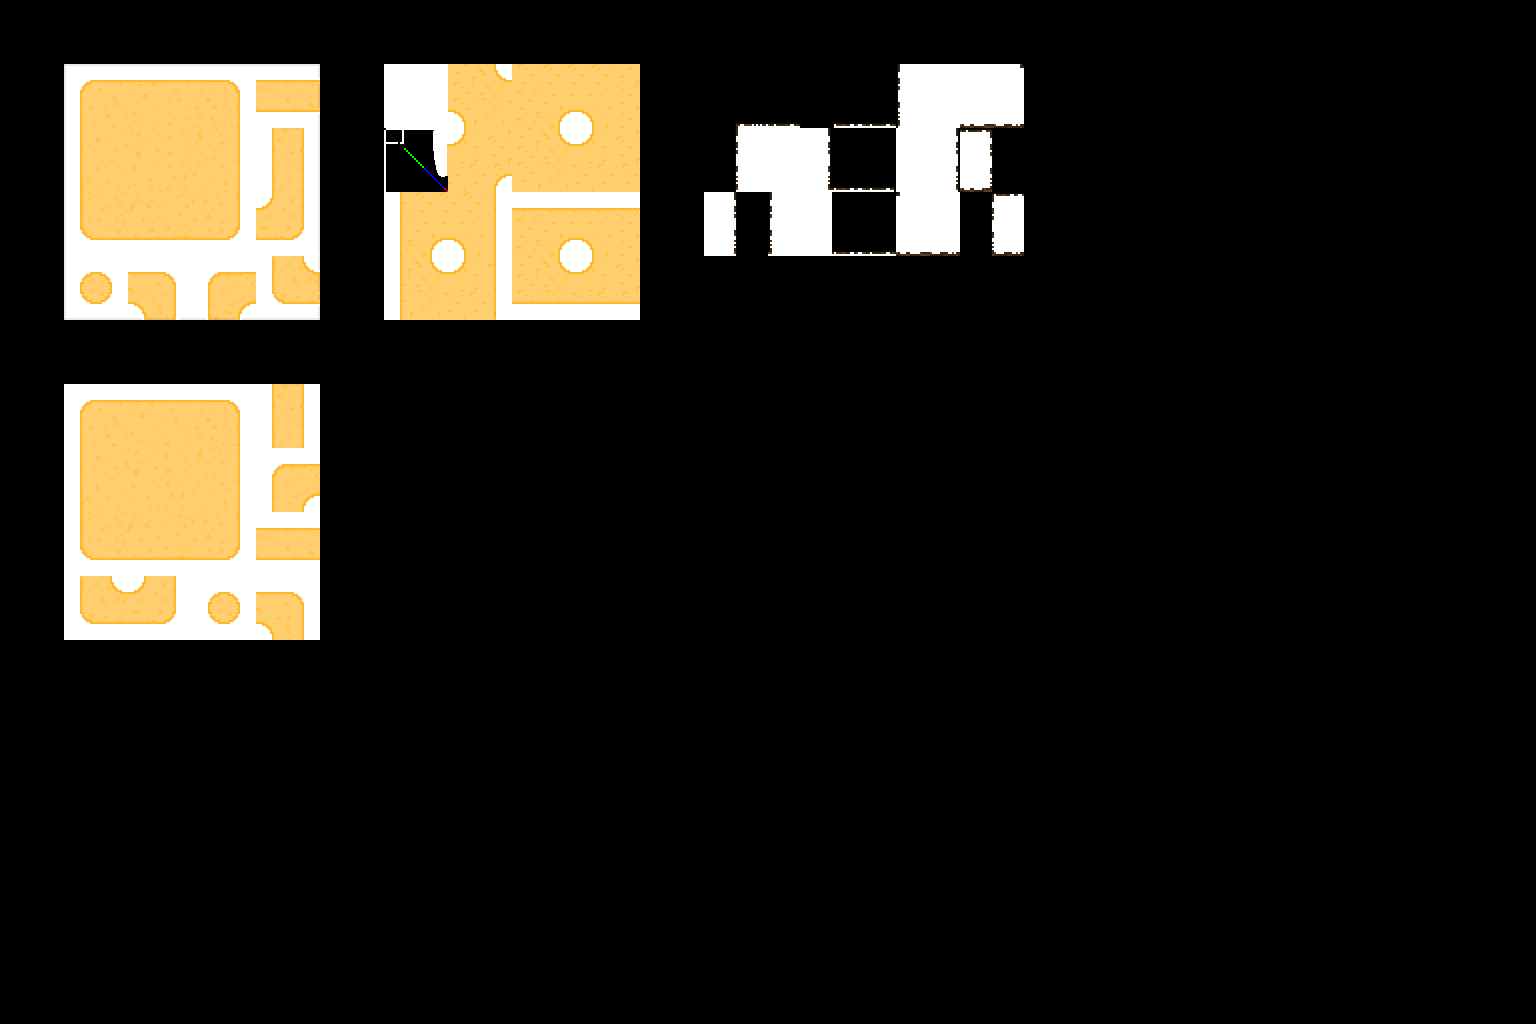

Rendered tile map (Tiled .tmx) drawn with the repository's tilesets; below, a short description and the full map source, tile grids included:
An orthogonal 24x16 tile map with 64x64 px tiles, 1 tile layer (Tile Layer 1), 4 tilesets.

<map version="1.0" tiledversion="1.0.1" orientation="orthogonal" renderorder="left-down" width="24" height="16" tilewidth="64" tileheight="64" nextobjectid="1">
 <tileset firstgid="1" source="../Tiled_Tileset/base.tsx" />
 <tileset firstgid="17" source="../Tiled_Tileset/base2.tsx" />
 <tileset firstgid="33" source="../Tiled_Tileset/cliff_full.tsx" />
 <tileset firstgid="57" source="../Tiled_Tileset/base1.tsx" />
 <layer name="Tile Layer 1" width="24" height="16">
  <data encoding="csv">
0,0,0,0,0,0,0,0,0,0,0,0,0,0,0,0,0,0,0,0,0,0,0,0,
0,1,2,3,4,0,17,18,19,20,0,33,34,35,36,37,0,0,0,0,0,0,0,0,
0,5,6,7,8,0,21,22,23,24,0,41,42,43,44,45,0,0,0,0,0,0,0,0,
0,9,10,11,12,0,25,26,27,28,0,49,50,51,52,53,0,0,0,0,0,0,0,0,
0,13,14,15,16,0,29,30,31,32,0,0,0,0,0,0,0,0,0,0,0,0,0,0,
0,0,0,0,0,0,0,0,0,0,0,0,0,0,0,0,0,0,0,0,0,0,0,0,
0,57,58,59,60,0,0,0,0,0,0,0,0,0,0,0,0,0,0,0,0,0,0,0,
0,61,62,63,64,0,0,0,0,0,0,0,0,0,0,0,0,0,0,0,0,0,0,0,
0,65,66,67,68,0,0,0,0,0,0,0,0,0,0,0,0,0,0,0,0,0,0,0,
0,69,70,71,72,0,0,0,0,0,0,0,0,0,0,0,0,0,0,0,0,0,0,0,
0,0,0,0,0,0,0,0,0,0,0,0,0,0,0,0,0,0,0,0,0,0,0,0,
0,0,0,0,0,0,0,0,0,0,0,0,0,0,0,0,0,0,0,0,0,0,0,0,
0,0,0,0,0,0,0,0,0,0,0,0,0,0,0,0,0,0,0,0,0,0,0,0,
0,0,0,0,0,0,0,0,0,0,0,0,0,0,0,0,0,0,0,0,0,0,0,0,
0,0,0,0,0,0,0,0,0,0,0,0,0,0,0,0,0,0,0,0,0,0,0,0,
0,0,0,0,0,0,0,0,0,0,0,0,0,0,0,0,0,0,0,0,0,0,0,0
</data>
 </layer>
</map>
